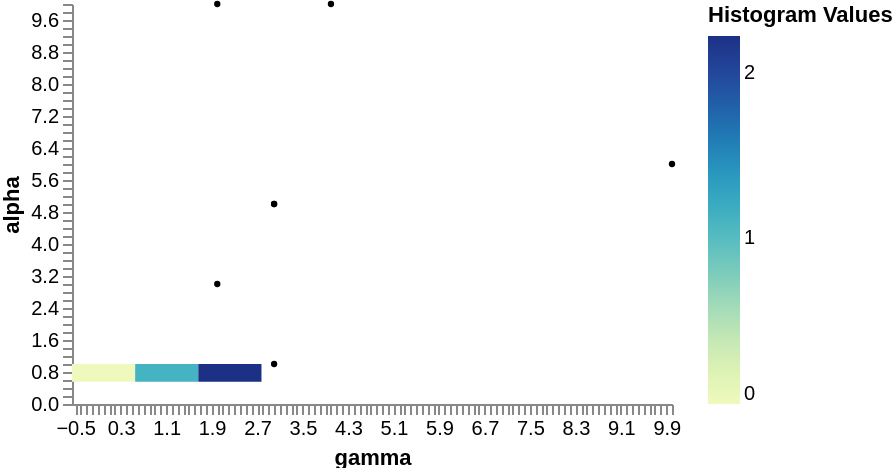

Express this chart as Vega-Lite.
### Vega specification from a JSON file in a GitHub repository (floating-point values rounded to 4 significant figures)
{"$schema": "https://vega.github.io/schema/vega/v5.json", "width": 300, "height": 200, "data": [{"name": "points", "values": [{"gamma": 2, "alpha": 10}, {"gamma": 3, "alpha": 5}, {"gamma": 3, "alpha": 5}, {"gamma": 10, "alpha": 6}, {"gamma": 2, "alpha": 3}, {"gamma": 4, "alpha": 10}, {"gamma": 3, "alpha": 1}]}, {"name": "mesh", "values": [{"x_start": -0.5556, "x_end": 0.5556, "y_start": 0.5556, "y_end": 1, "__count": 0.0}, {"x_start": 0.5556, "x_end": 1.667, "y_start": 0.5556, "y_end": 1, "__count": 1.111}, {"x_start": 1.667, "x_end": 2.778, "y_start": 0.5556, "y_end": 1, "__count": 2.222}]}], "marks": [{"name": "marks", "type": "rect", "style": ["rect"], "from": {"data": "mesh"}, "encode": {"update": {"fill": {"scale": "color", "field": "__count"}, "x2": {"scale": "x", "field": "x_start"}, "x": {"scale": "x", "field": "x_end"}, "y2": {"scale": "y", "field": "y_start"}, "y": {"scale": "y", "field": "y_end"}}}}, {"type": "symbol", "from": {"data": "points"}, "encode": {"enter": {"fillOpacity": {"value": 1}, "fill": {"value": "black"}}, "update": {"x": {"scale": "x", "field": "gamma"}, "y": {"scale": "y", "field": "alpha"}, "size": {"value": 10}}}}], "scales": [{"name": "x", "type": "linear", "domain": {"fields": [{"data": "points", "field": "gamma"}, {"data": "mesh", "field": "x_start"}, {"data": "mesh", "field": "y_end"}]}, "range": [0, {"signal": "width"}]}, {"name": "y", "type": "linear", "domain": {"fields": [{"data": "points", "field": "alpha"}, {"data": "mesh", "field": "y_start"}, {"data": "mesh", "field": "y_end"}]}, "range": [{"signal": "height"}, 0]}, {"name": "color", "type": "linear", "domain": {"data": "mesh", "field": "__count"}, "range": "heatmap", "interpolate": "hcl", "zero": true}], "axes": [{"scale": "x", "orient": "bottom", "title": "gamma", "labelOverlap": true, "tickCount": {"signal": "ceil(width/3)"}}, {"scale": "y", "orient": "left", "title": "alpha", "labelOverlap": true, "tickCount": {"signal": "ceil(height/3)"}}], "legends": [{"fill": "color", "gradientLength": {"signal": "height - 16"}, "title": "Histogram Values"}]}
